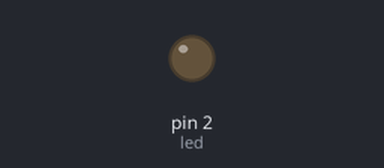
Recording of a sketch running on a simulated Arduino Uno, built with avr-gcc and run on an emulated ATmega328P. Parts: output pins drawn as LEDs (lit = HIGH).

Above: at 0.5 s.
At 5.0 s:
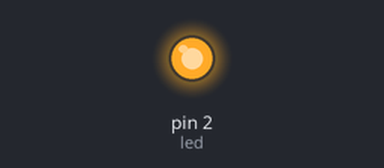
Timing chart, 0 to 6.9 s (numbered marks = the images above):
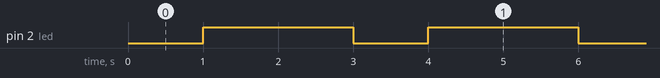

The sketch:

blink.ino
```cpp
// esp01 has led at Tx end, led = 1
// esp01s the one which has pullup at CH_PD has LED at GPIO2
//uint8_t led = 1;
uint8_t led = 2;

void setup()
{
   //Serial.begin(115200);
   pinMode(led, OUTPUT);
}

void loop()
{
   digitalWrite(led, LOW);
   delay(1000);
   digitalWrite(led, HIGH);
   delay(2000);
}
```

Measured:
- by itself, pin 2 (led): alternates HIGH for 2.0 s and LOW for 1.0 s
